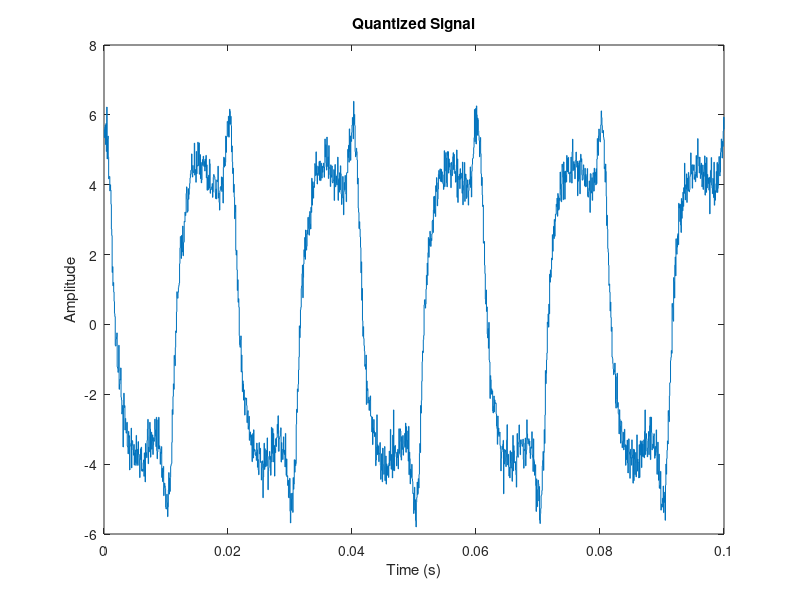

The MATLAB source for this figure:
% Parameters
f0 = 50; % Fundamental frequency in Hz
w0 = 2 * pi * f0; % Angular frequency
Fs = 16000; % Sampling frequency in Hz
T = 0.1; % Sampling period
t = 0:1/Fs:T; % Time vector for 1 second

% SNR (Signal-to-Noise Ratio) in dB
SNR = 21; % SNR in dB

% Generate the signal v(t)
v = 0.3 ...
    + 5 * sin(w0 * t + 2.5) ...
    + 1.5 * sin(3 * w0 * t + 1.3) ...
    + 0.75 * sin(5 * w0 * t + 1.0) ...
    + 0.375 * sin(7 * w0 * t + 0.6) ...
    + 0.1875 * sin(9 * w0 * t + 0.3);

% Add noise to the signal
v_noisy = awgn(v, SNR, 'measured');

% Number of bits for quantization (selectable)
n = 12; % You can change this to 10 or 12

% Quantize the signal
v_min = min(v_noisy);
v_max = max(v_noisy);
v_scaled = (v_noisy - v_min) / (v_max - v_min); % Scale to 0-1 range
v_quantized = round(v_scaled * (2^n - 1)); % Quantize to n-bit unsigned integers

% Ensure the quantized values fit within n-bit range
v_quantized = min(max(v_quantized, 0), 2^n - 1);

% Create MIF file
mif_filename = 'quantized_signal.mif';
fileID = fopen(mif_filename, 'w');

% Write MIF file header
fprintf(fileID, 'DEPTH = %d;\n', length(v_quantized));
fprintf(fileID, 'WIDTH = %d;\n', n);
fprintf(fileID, 'ADDRESS_RADIX = HEX;\n');
fprintf(fileID, 'DATA_RADIX = HEX;\n');
fprintf(fileID, 'CONTENT BEGIN\n');

% Write MIF file content
for i = 1:length(v_quantized)
    fprintf(fileID, '%X : %X;\n', i-1, v_quantized(i));
end
fprintf(fileID, 'END;\n');
fclose(fileID);

% Create HEX file
hex_filename = 'quantized_signal.hex';
fileID = fopen(hex_filename, 'w');

% Write HEX file content
for i = 1:length(v_quantized)
    fprintf(fileID, '%X\n', v_quantized(i));
end
fclose(fileID);

disp('MIF and HEX files have been generated.');

% Plot the quantized signal in full window
figure;
stairs(t, v_quantized * (v_max - v_min) / (2^n - 1) + v_min);
title('Quantized Signal');
xlabel('Time (s)');
ylabel('Amplitude');
